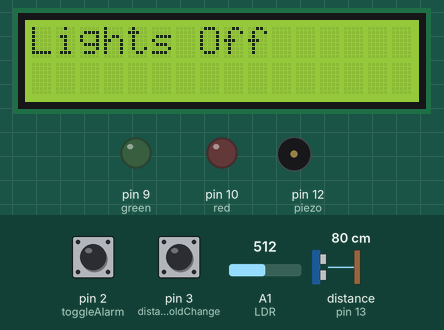
A sketch run on a simulated Arduino Uno, built with avr-gcc and run on an emulated ATmega328P. Parts: 16×2 character LCD, output pins drawn as LEDs (lit = HIGH), buzzer (waves = sounding). Wiring (inferred from the names in the program): ultrasonic range finder: trigger pin 8; echo pin 13. Inputs (shaded band) come from the test bench; at power-on: A1 (LDR) = 512, pin 2 (toggleAlarm) HIGH, distance to the obstacle (sensor on pin 13) 80 cm, pin 3 (distanceThresholdChange) HIGH. The echo pulse lasts 58.3 µs per cm; pins used as bus, display or sensor lines are not drawn.

Above: at 0.1 s.
1.3 s: A1 (LDR) set to 320
At 3.91 s:
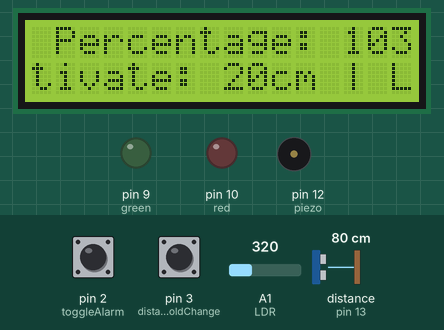
4.3 s: A1 (LDR) set to 291
At 4.75 s:
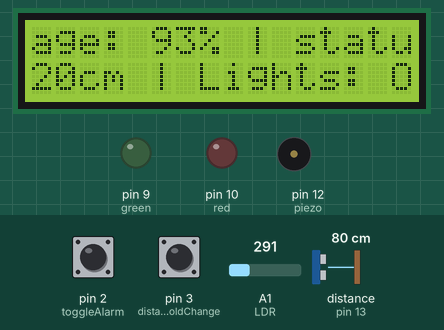
6.5 s: pin 2 (toggleAlarm) driven LOW
At 6.85 s:
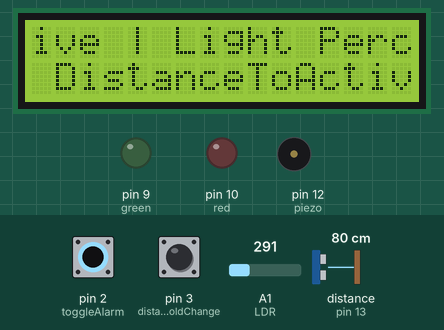
8.6 s: distance to the obstacle (sensor on pin 13) set to 23 cm
10.7 s: distance to the obstacle (sensor on pin 13) set to 19 cm
At 11.0 s:
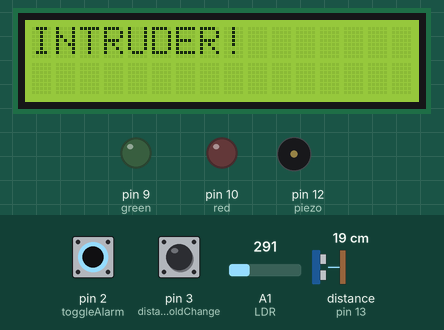
12.2 s: pin 2 (toggleAlarm) pulsed HIGH 2 times (0.12 s each, 0.3 s apart)
At 12.42 s:
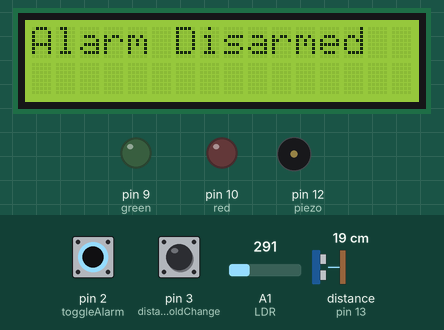
Timing chart, 0 to 15.3 s (numbered marks = the images above; inputs shaded):
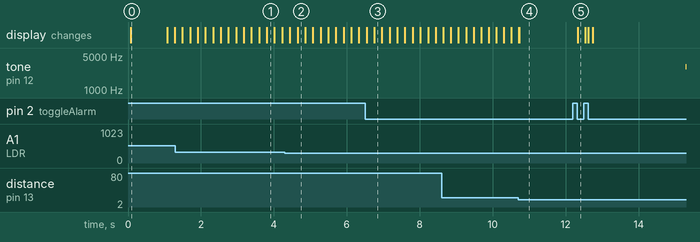

The sketch:

intruder.ino
```cpp
#include "LiquidCrystal.h"

// initialize the library with the numbers of the interface pins
LiquidCrystal lcd(1, 11, 5, 4, 7, 6);

int LDR = A1;
int toggleAlarm = 2;
int piezo = 12;
int triggerPin = 8;
int echoPin = 13;
int distanceThresholdChange = 3;
int red = 10;
int green = 9;
int distanceThreshold = 20;
int cm = 0;
int inches = 0;
float sinVal;
int toneVal;
float distance = 4000;
int index =0;
int lightPercentage;

bool toggleLights = false;
bool messageON = false;
bool messageOFF = false;
bool alarm = 0;
bool flashGreen = false;
bool disarm = false;

char onMessage[] = "Lights On";
char offMessage[] = "Lights Off";

void setup() {
  pinMode(LDR , INPUT);
  pinMode(toggleAlarm, INPUT_PULLUP);
  pinMode(piezo, OUTPUT);

  pinMode(red,OUTPUT);
  pinMode(green,OUTPUT);
  pinMode(distanceThresholdChange, INPUT_PULLUP);

  lcd.begin(16,2);

  attachInterrupt(digitalPinToInterrupt(2),toggleAlarmSwitch, FALLING );
  attachInterrupt(digitalPinToInterrupt(3), shiftDistanceThreshold, FALLING);

}

// This function uses the time to travel to a certain object
// in terms of the sound wave.
long readDistanceSensor(int triggerPin, int echoPin){

  // clear the trigger pin by writing low to it
  pinMode(triggerPin, OUTPUT);
  digitalWrite(triggerPin, LOW);

  // wait 2 microseconds
  delayMicroseconds(2);

  // Sets the trigger pin to HIGH for 10 microseconds
  digitalWrite(triggerPin, HIGH);
  delayMicroseconds(10);

  digitalWrite(triggerPin, LOW);
  pinMode(echoPin, INPUT);

  //reads the echo pin, and returns the sound wave travel time in microseconds

  return pulseIn(echoPin, HIGH);

}

void checkAlarm(float distance){


    // If the intruder is within the threshold to set the alarm off
    if (distance < distanceThreshold){

      // as long as the alarm is playing
      while(alarm){
        // display INTRUDER on the screen
        lcd.clear();
        lcd.setCursor(0,0);
        lcd.print("INTRUDER!");

        // Once the alarm is disarmed it should flash green once
        // therefore every time its set off reset this boolean
        flashGreen = true;
        disarm = true; // control the message so it displays once

        //turn on piezo alarm
        alarmNoise();

        //if light is low enough for this boolean to toggle then
        // turn on the red light
        if(toggleLights){
          digitalWrite(red,HIGH);

        }
      }

      // turn off piezo when alarm is disarmed
      noTone(piezo);

      // flash green if lights toggle is on and it hasnt done so before
      if (flashGreen && toggleLights){

        // turn off red light
        digitalWrite(red,LOW);

        //turn on green light and wait a 1000ms then turn back off.
        digitalWrite(green,HIGH);
        delay(1000);
        digitalWrite(green,LOW);

      }
      if(disarm){
        lcd.clear();
        lcd.setCursor(0,0);
        //display alarm disarmed on screen
        lcd.print("Alarm Disarmed");
      }

    }

    // dont flash green again
    flashGreen = false;
    disarm = false;
}

void loop() {

  distance = 0.01723 * readDistanceSensor(triggerPin, echoPin);
  //Serial.print(distance);
  //Serial.print("cm\n");

  checkAlarm(distance);
  checkLightValue();
  updateDisplay();

}

void alarmNoise() {

  for (int x=0; x<180; x++) {

        // stop this loop to ensure the alarm doesnt continue when
        // the user has it disarmed
      if(!alarm){
        break;
      }
    // convert degrees to radians then obtain sin value
    sinVal = (sin(x*(3.1412/180)));
    // generate a frequency from the sin value
    toneVal = 2000+(int(sinVal*1000));
    tone(piezo, toneVal);
    delay(2);
  }
}

// switch the alarm boolean on and off
void toggleAlarmSwitch(){


  (alarm)?alarm=0:alarm=1;
  lcd.clear(); // clear it as it changes the active to inactive
}

void shiftDistanceThreshold(){

  // if the distance threshold is 300 then reset back to 20 otherwise increment by 20.
  (distanceThreshold%300==0)?distanceThreshold=20:distanceThreshold+=20;
}

void updateDisplay(){
  char topLine[128]=" status: ";
  // Use this string to concatenate , used 128 spaces to ensure there is always enough space
  char bottomLine[128] = "Lights: ";

  // write on first line and first column
  lcd.setCursor(0,0);

  // the status of the alarm, whether its on or off.

  (alarm)? strcat(topLine, "active |"):strcat(topLine,"inactive |");

  // view light percentage converting int to char[] as same as below
  char lightValue[5];

  strcat(topLine," Light Percentage: ");
  strcat(topLine, itoa(lightPercentage, lightValue, 10));
  strcat(topLine,"% |");
  delay(200);

  //Scroll topLine as there is not enough space
  ScrollLine(topLine);
  // write on the second line first column
  lcd.setCursor(0,1);

  // whether the lights are on or off
  (toggleLights)? strcat(bottomLine,"On "):strcat(bottomLine,"Off ");

  // create a new char array to convert distance threshold to a string
  char distance[5];

  // concatenate all the data together calling itoa to convert distance threshold to a char array
  strcat(bottomLine,"| DistanceToActivate: ");
  strcat(bottomLine,itoa(distanceThreshold, distance,10));
  strcat(bottomLine,"cm | ");

  // Scroll the bottomLine as the data does not entirely fit on the screen.
  ScrollLine(bottomLine);
}

bool displayShortMessage(bool toggle, char message[]){

  // if the message has not been displayed yet, display it and wait 1000ms before wiping
  if (!toggle){

        lcd.setCursor(0,0);
      lcd.clear();
      lcd.print(message);
      delay(1000);
      lcd.clear();

  }
  // toggle is true therefore return true again to make sure next call it wipes the screen
  return true;

}

void checkLightValue(){

  // read the light resistor value
  int readRes = analogRead(LDR);

  //convert it into 1-100 range.
  lightPercentage = map(readRes,1,310,1,100);

  // if light is below a certain value
  if (lightPercentage < 5){

    //turn lights off
    toggleLights = true;

    //theOFF message is no longer on as to say it can be displayed again now
    messageOFF = false;

    //display the message setting the ON to true to say to only display it once.
    messageON = displayShortMessage(messageON, onMessage);

  }

  else{
    // same as above but for turning off lights and displaying off message
    toggleLights = false;
    messageON = false;
    messageOFF = displayShortMessage(messageOFF, offMessage);

  }
}


void ScrollLine(char message[]){


  // increment the index value to show where to start printing characters from
  index++;

  // get the length of the message used in taking the mod so it can wrap around
  int length = strlen(message);

  // go through and fetch 16 characters to add to lcd
  for(int i = 0; i < 16; i++){

    // offset must be shifted along the line as to make it seem the word is being scrolled along
    int offset = i+index;

    // index with the offset and mod to wrap round when it finishes the message
    char letterToAdd = message[offset%length];

    // write the character to the lcd.
    lcd.write(letterToAdd);


  }

}
```

Measured:
- the behaviour switches between 310 and 309 on A1 (LDR) (found by bisection; images 1 and 2)
- the behaviour switches between 21 and 20 cm on distance to the obstacle (sensor on pin 13) (found by bisection; images 3 and 4)
- after the input at 4.3 s, the display: first differs from a run without the input after 0.35 s (image 2)
- after the input at 6.5 s, the display: first differs from a run without the input after 0.25 s (image 3)
- after the input at 10.7 s, the display: first differs from a run without the input at once (image 4)
- after the input at 12.2 s, tone on pin 12 (piezo): stays silent (without the input it goes to 2998 Hz after 2.6 s); the display: changes after 0.13 s (image 5)
- what the display in image 0 shows lasts 1.0 s, from 0.1 s to 1.1 s
